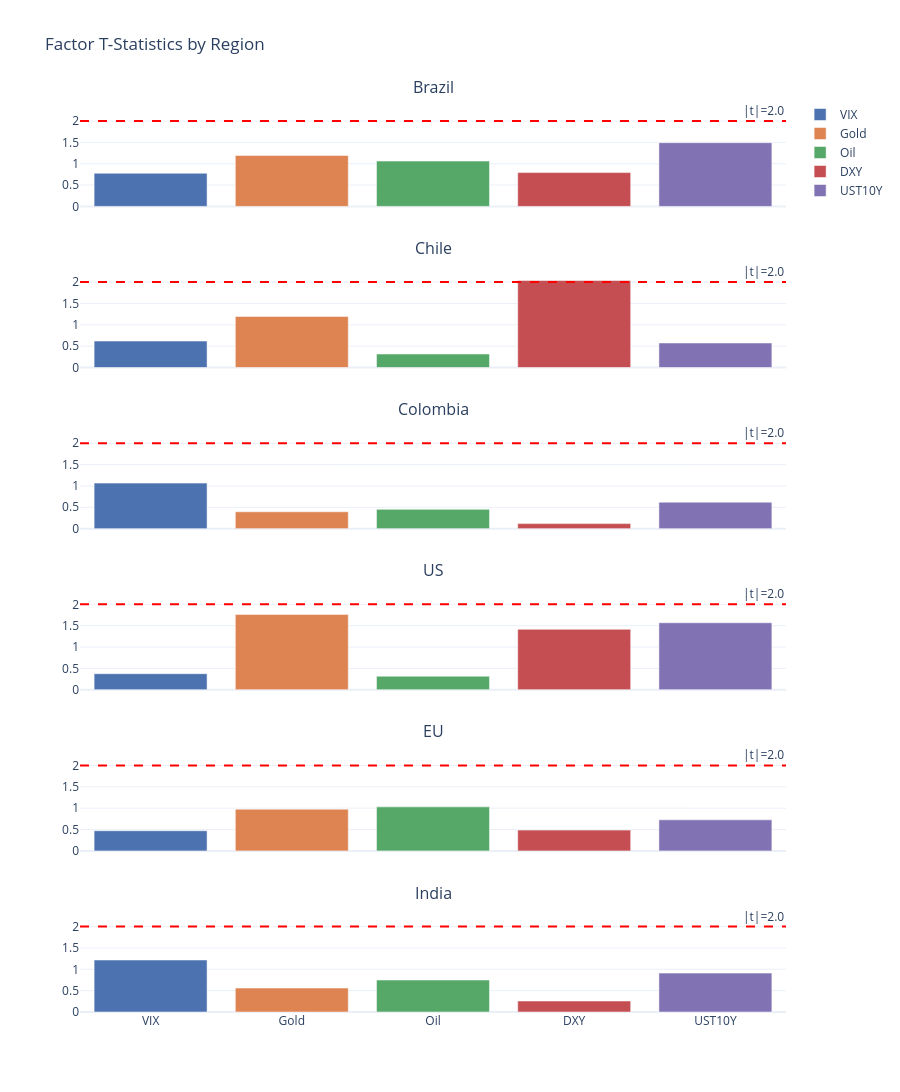

The notebook cell saved with this chart:
### Markdown cell above
## 5 · Factor T-Statistics by Region

Bars crossing the red dashed line (|t| = 2) are statistically significant.
These are the factors eligible for signal conditioning.

### Code cell
plot_significance_bars(reg_summary, t_threshold=T_THRESHOLD).show()

### Figure 1 — Plotly figure (JSON) as saved in the notebook; plotly's stock layout.template omitted (floating-point values rounded to 4 significant figures)
{"data": [{"marker": {"color": "#4C72B0"}, "name": "VIX", "showlegend": true, "type": "bar", "x": ["VIX"], "xaxis": "x", "y": [0.7768], "yaxis": "y"}, {"marker": {"color": "#DD8452"}, "name": "Gold", "showlegend": true, "type": "bar", "x": ["Gold"], "xaxis": "x", "y": [1.194], "yaxis": "y"}, {"marker": {"color": "#55A868"}, "name": "Oil", "showlegend": true, "type": "bar", "x": ["Oil"], "xaxis": "x", "y": [1.062], "yaxis": "y"}, {"marker": {"color": "#C44E52"}, "name": "DXY", "showlegend": true, "type": "bar", "x": ["DXY"], "xaxis": "x", "y": [0.7917], "yaxis": "y"}, {"marker": {"color": "#8172B3"}, "name": "UST10Y", "showlegend": true, "type": "bar", "x": ["UST10Y"], "xaxis": "x", "y": [1.492], "yaxis": "y"}, {"marker": {"color": "#4C72B0"}, "name": "VIX", "showlegend": false, "type": "bar", "x": ["VIX"], "xaxis": "x2", "y": [0.6198], "yaxis": "y2"}, {"marker": {"color": "#DD8452"}, "name": "Gold", "showlegend": false, "type": "bar", "x": ["Gold"], "xaxis": "x2", "y": [1.196], "yaxis": "y2"}, {"marker": {"color": "#55A868"}, "name": "Oil", "showlegend": false, "type": "bar", "x": ["Oil"], "xaxis": "x2", "y": [0.3167], "yaxis": "y2"}, {"marker": {"color": "#C44E52"}, "name": "DXY", "showlegend": false, "type": "bar", "x": ["DXY"], "xaxis": "x2", "y": [2.037], "yaxis": "y2"}, {"marker": {"color": "#8172B3"}, "name": "UST10Y", "showlegend": false, "type": "bar", "x": ["UST10Y"], "xaxis": "x2", "y": [0.5744], "yaxis": "y2"}, {"marker": {"color": "#4C72B0"}, "name": "VIX", "showlegend": false, "type": "bar", "x": ["VIX"], "xaxis": "x3", "y": [1.066], "yaxis": "y3"}, {"marker": {"color": "#DD8452"}, "name": "Gold", "showlegend": false, "type": "bar", "x": ["Gold"], "xaxis": "x3", "y": [0.3952], "yaxis": "y3"}, {"marker": {"color": "#55A868"}, "name": "Oil", "showlegend": false, "type": "bar", "x": ["Oil"], "xaxis": "x3", "y": [0.4517], "yaxis": "y3"}, {"marker": {"color": "#C44E52"}, "name": "DXY", "showlegend": false, "type": "bar", "x": ["DXY"], "xaxis": "x3", "y": [0.1176], "yaxis": "y3"}, {"marker": {"color": "#8172B3"}, "name": "UST10Y", "showlegend": false, "type": "bar", "x": ["UST10Y"], "xaxis": "x3", "y": [0.6197], "yaxis": "y3"}, {"marker": {"color": "#4C72B0"}, "name": "VIX", "showlegend": false, "type": "bar", "x": ["VIX"], "xaxis": "x4", "y": [0.3763], "yaxis": "y4"}, {"marker": {"color": "#DD8452"}, "name": "Gold", "showlegend": false, "type": "bar", "x": ["Gold"], "xaxis": "x4", "y": [1.765], "yaxis": "y4"}, {"marker": {"color": "#55A868"}, "name": "Oil", "showlegend": false, "type": "bar", "x": ["Oil"], "xaxis": "x4", "y": [0.3178], "yaxis": "y4"}, {"marker": {"color": "#C44E52"}, "name": "DXY", "showlegend": false, "type": "bar", "x": ["DXY"], "xaxis": "x4", "y": [1.416], "yaxis": "y4"}, {"marker": {"color": "#8172B3"}, "name": "UST10Y", "showlegend": false, "type": "bar", "x": ["UST10Y"], "xaxis": "x4", "y": [1.568], "yaxis": "y4"}, {"marker": {"color": "#4C72B0"}, "name": "VIX", "showlegend": false, "type": "bar", "x": ["VIX"], "xaxis": "x5", "y": [0.472], "yaxis": "y5"}, {"marker": {"color": "#DD8452"}, "name": "Gold", "showlegend": false, "type": "bar", "x": ["Gold"], "xaxis": "x5", "y": [0.9771], "yaxis": "y5"}, {"marker": {"color": "#55A868"}, "name": "Oil", "showlegend": false, "type": "bar", "x": ["Oil"], "xaxis": "x5", "y": [1.031], "yaxis": "y5"}, {"marker": {"color": "#C44E52"}, "name": "DXY", "showlegend": false, "type": "bar", "x": ["DXY"], "xaxis": "x5", "y": [0.4862], "yaxis": "y5"}, {"marker": {"color": "#8172B3"}, "name": "UST10Y", "showlegend": false, "type": "bar", "x": ["UST10Y"], "xaxis": "x5", "y": [0.7273], "yaxis": "y5"}, {"marker": {"color": "#4C72B0"}, "name": "VIX", "showlegend": false, "type": "bar", "x": ["VIX"], "xaxis": "x6", "y": [1.218], "yaxis": "y6"}, {"marker": {"color": "#DD8452"}, "name": "Gold", "showlegend": false, "type": "bar", "x": ["Gold"], "xaxis": "x6", "y": [0.5619], "yaxis": "y6"}, {"marker": {"color": "#55A868"}, "name": "Oil", "showlegend": false, "type": "bar", "x": ["Oil"], "xaxis": "x6", "y": [0.7493], "yaxis": "y6"}, {"marker": {"color": "#C44E52"}, "name": "DXY", "showlegend": false, "type": "bar", "x": ["DXY"], "xaxis": "x6", "y": [0.2569], "yaxis": "y6"}, {"marker": {"color": "#8172B3"}, "name": "UST10Y", "showlegend": false, "type": "bar", "x": ["UST10Y"], "xaxis": "x6", "y": [0.9109], "yaxis": "y6"}], "layout": {"annotations": [{"font": {"size": 16}, "showarrow": false, "text": "Brazil", "x": 0.5, "xanchor": "center", "xref": "paper", "y": 1, "yanchor": "bottom", "yref": "paper"}, {"font": {"size": 16}, "showarrow": false, "text": "Chile", "x": 0.5, "xanchor": "center", "xref": "paper", "y": 0.8233, "yanchor": "bottom", "yref": "paper"}, {"font": {"size": 16}, "showarrow": false, "text": "Colombia", "x": 0.5, "xanchor": "center", "xref": "paper", "y": 0.6467, "yanchor": "bottom", "yref": "paper"}, {"font": {"size": 16}, "showarrow": false, "text": "US", "x": 0.5, "xanchor": "center", "xref": "paper", "y": 0.47, "yanchor": "bottom", "yref": "paper"}, {"font": {"size": 16}, "showarrow": false, "text": "EU", "x": 0.5, "xanchor": "center", "xref": "paper", "y": 0.2933, "yanchor": "bottom", "yref": "paper"}, {"font": {"size": 16}, "showarrow": false, "text": "India", "x": 0.5, "xanchor": "center", "xref": "paper", "y": 0.1167, "yanchor": "bottom", "yref": "paper"}, {"showarrow": false, "text": "|t|=2.0", "x": 1, "xanchor": "right", "xref": "x domain", "y": 2, "yanchor": "bottom", "yref": "y"}, {"showarrow": false, "text": "|t|=2.0", "x": 1, "xanchor": "right", "xref": "x2 domain", "y": 2, "yanchor": "bottom", "yref": "y2"}, {"showarrow": false, "text": "|t|=2.0", "x": 1, "xanchor": "right", "xref": "x3 domain", "y": 2, "yanchor": "bottom", "yref": "y3"}, {"showarrow": false, "text": "|t|=2.0", "x": 1, "xanchor": "right", "xref": "x4 domain", "y": 2, "yanchor": "bottom", "yref": "y4"}, {"showarrow": false, "text": "|t|=2.0", "x": 1, "xanchor": "right", "xref": "x5 domain", "y": 2, "yanchor": "bottom", "yref": "y5"}, {"showarrow": false, "text": "|t|=2.0", "x": 1, "xanchor": "right", "xref": "x6 domain", "y": 2, "yanchor": "bottom", "yref": "y6"}], "barmode": "group", "height": 1320, "shapes": [{"line": {"color": "red", "dash": "dash"}, "type": "line", "x0": 0, "x1": 1, "xref": "x domain", "y0": 2, "y1": 2, "yref": "y"}, {"line": {"color": "red", "dash": "dash"}, "type": "line", "x0": 0, "x1": 1, "xref": "x2 domain", "y0": 2, "y1": 2, "yref": "y2"}, {"line": {"color": "red", "dash": "dash"}, "type": "line", "x0": 0, "x1": 1, "xref": "x3 domain", "y0": 2, "y1": 2, "yref": "y3"}, {"line": {"color": "red", "dash": "dash"}, "type": "line", "x0": 0, "x1": 1, "xref": "x4 domain", "y0": 2, "y1": 2, "yref": "y4"}, {"line": {"color": "red", "dash": "dash"}, "type": "line", "x0": 0, "x1": 1, "xref": "x5 domain", "y0": 2, "y1": 2, "yref": "y5"}, {"line": {"color": "red", "dash": "dash"}, "type": "line", "x0": 0, "x1": 1, "xref": "x6 domain", "y0": 2, "y1": 2, "yref": "y6"}], "title": {"text": "Factor T-Statistics by Region"}, "width": 900, "xaxis": {"anchor": "y", "domain": [0, 1], "matches": "x6", "showticklabels": false}, "xaxis2": {"anchor": "y2", "domain": [0, 1], "matches": "x6", "showticklabels": false}, "xaxis3": {"anchor": "y3", "domain": [0, 1], "matches": "x6", "showticklabels": false}, "xaxis4": {"anchor": "y4", "domain": [0, 1], "matches": "x6", "showticklabels": false}, "xaxis5": {"anchor": "y5", "domain": [0, 1], "matches": "x6", "showticklabels": false}, "xaxis6": {"anchor": "y6", "domain": [0, 1]}, "yaxis": {"anchor": "x", "domain": [0.8833, 1]}, "yaxis2": {"anchor": "x2", "domain": [0.7067, 0.8233]}, "yaxis3": {"anchor": "x3", "domain": [0.53, 0.6467]}, "yaxis4": {"anchor": "x4", "domain": [0.3533, 0.47]}, "yaxis5": {"anchor": "x5", "domain": [0.1767, 0.2933]}, "yaxis6": {"anchor": "x6", "domain": [0, 0.1167]}}}
